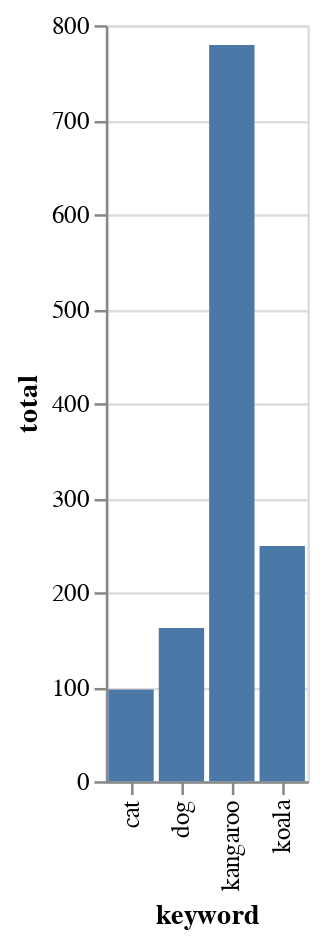

The notebook cell this image was saved under:
### Markdown cell above
## 8. Let's try visualising our dataset

We've displayed our data as a table, but a chart would be easier to interpret at a glance. There are a number of charting and data visualisation packages available for Python, here we'll be using [Altair](https://altair-viz.github.io/). You just feed Altair a dataframe, and tell it the columns to display on each axis. Let's start with a simple bar chart that shows the keywords along the `x` axis, and the number of search results on the `y` axis.

### Code cell
import altair as alt

# Create a new chart using our dataframe
alt.Chart(df).mark_bar().encode(
    x="keyword:N",  # Show the keyword on the X axis
    y="total:Q",  # Show the number of results on the Y axis
    tooltip=["keyword", "total"],  # Tooltips display when you mouseover the chart
)

### Figure 1 — Vega-Lite specification as saved in the notebook (floating-point values rounded to 4 significant figures)
{"config": {"view": {"continuousWidth": 300, "continuousHeight": 300}}, "data": {"name": "data-a7e32f30215bf9363913fecb9808fd65"}, "mark": {"type": "bar"}, "encoding": {"tooltip": [{"field": "keyword", "type": "nominal"}, {"field": "total", "type": "quantitative"}], "x": {"field": "keyword", "type": "nominal"}, "y": {"field": "total", "type": "quantitative"}}, "$schema": "https://vega.github.io/schema/vega-lite/v5.16.3.json", "datasets": {"data-a7e32f30215bf9363913fecb9808fd65": [{"keyword": "cat", "total": 97}, {"keyword": "dog", "total": 162}, {"keyword": "kangaroo", "total": 779}, {"keyword": "koala", "total": 249}]}}
